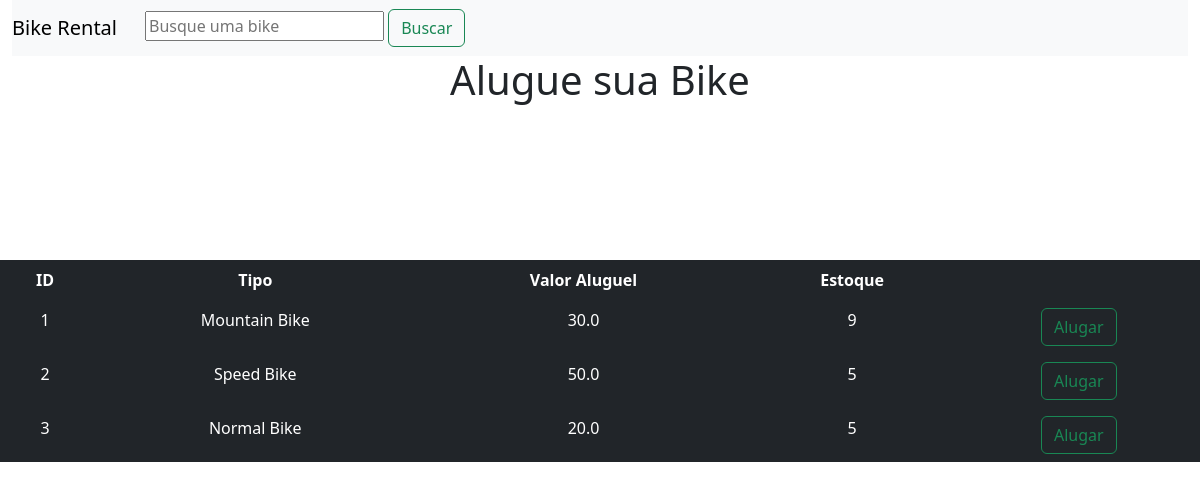
Page /lista on the earlier database version.
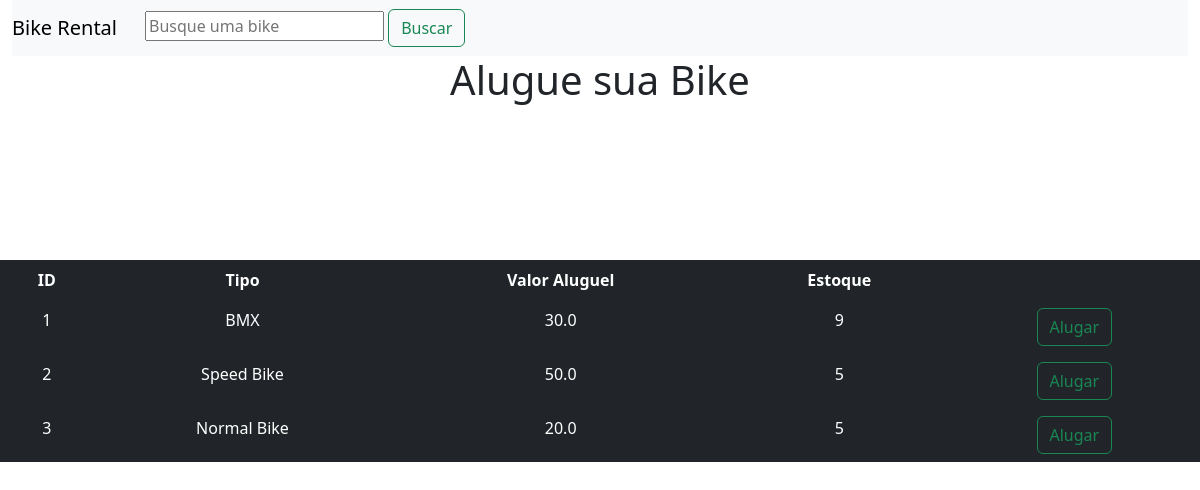
Same page on the later database version.
### tables this page shows
CREATE TABLE bicicletas
             (id INTEGER PRIMARY KEY,
             tipo TEXT NOT NULL,
             valor REAL NOT NULL,
             estoque INTEGER NOT NULL);

### projeto_conclus-o_python/projeto_conclusao_shift-python-main/app.py (the view)
@app.route('/lista')
def lista():
    conn = sqlite3.connect('Bikes.db')
    c = conn.cursor()
    c.execute("SELECT * FROM bicicletas")
    bikes = c.fetchall()
    return render_template('lista.html', bikes=bikes)

### projeto_conclus-o_python/projeto_conclusao_shift-python-main/templates/lista.html (shortened to what this page needs)
<!DOCTYPE html>
<html lang="en">
<head>
    <link rel="stylesheet" type="text/css" href="{{ url_for('static', filename='style.css') }}">
    <link href="https://cdn.jsdelivr.net/npm/bootstrap@5.3.0-alpha3/dist/css/bootstrap.min.css" rel="stylesheet"
>
</head>
<body>
    {% block content %}
    <div class="container-fluid ms-auto">
        <nav class="navbar navbar-expand-lg navbar-light bg-light">
            <a class="navbar-brand" href="# ">Bike Rental</a>
            <div class="container-fluid ms-auto">
               <form action="{{ url_for('buscar') }}" method="POST">
                 <input type="text" name="termo_busca" placeholder="Busque uma bike">
                 <button class="btn btn-outline-success" type="submit">Buscar</button>
               </form>
            </div>
        </nav>
    </div>
    <div>
        <h1>Alugue sua Bike</h1>
    </div>
    <table class=" table table-dark table-borderless">
        <tr align="center" >
            <th scope="col">ID</th>
            <th scope="col">Tipo</th>
            <th scope="col">Valor Aluguel</th>
            <th scope="col">Estoque</th>
            <th scope="col"></th>
        </tr>
        {% for bike in bikes %}
        <tbody>
            <tr align="center">
                <td>{{ bike[0] }}</td>
                <td>{{ bike[1] }}</td>
                <td>{{ bike[2] }}</td>
                <td>{{ bike[3] }}</td>
                <td>
                    <form action="{{ url_for('alugar', id=bike[0]) }}" method="POST">
                        <button type="checkbox" type="button" class="btn btn-outline-success" >Alugar</button>
                    </form>
            </tr>
        </tbody>
        {% endfor %}
    </table>
    {% endblock %}
</body>
</html>

Differences in the rows shown:
changed bicicletas id 1: tipo "Mountain Bike" → "BMX"
